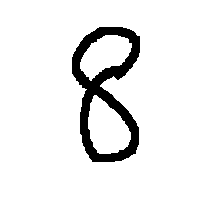
#> input picture Front-end/tmp/img.png, 200 x 200 px, found by its file name
$ jupyter execute --allow-errors 'Digit recognition_SVM.ipynb'   (shell and % lines are left out)   (older library calls are emulated)
#> lines starting #> are read from the running program, lines starting #| are printed output that depends on the picture; after the words box and inside, x2 and y2 are one past the last pixel; in counts of white or black regions, pixels touching at a corner belong together
[cell 1]
import pickle
#> (the rest of this cell did not finish here and is left out)

[cell 2]
import matplotlib.pyplot as plt
from sklearn import datasets, svm, metrics
import numpy as np
import pandas as pd

# digits = datasets.load_digits()
#> (the rest of this cell did not finish here and is left out)

[cell 3]
import pickle
#> (the rest of this cell did not finish here and is left out)

[cell 4]
import matplotlib.pyplot as plt
from PIL import Image, ImageFilter
import cv2
from PIL import Image
import numpy as np

def imageprepare(argv):
    """
    This function returns the pixel values.
    The input is a png file location.
    """
    im = Image.open(argv).convert("RGB")
    im = im.convert("L")

    width = float(im.size[0])
    height = float(im.size[1])
    new_image = Image.new('L', (28, 28), 255)  # creates white canvas of 28x28 pixels

    if width > height:  # check which dimension is bigger
        # Width is bigger. Width becomes 20 pixels.
        nheight = int(round((20.0 / width * height), 0))  # resize height according to ratio width
        if nheight == 0:  # rare case but minimum is 1 pixel
            nheight = 1
            # resize and sharpen
        img = im.resize((20, nheight), Image.ANTIALIAS).filter(ImageFilter.SHARPEN)
        wtop = int(round(((28 - nheight) / 2), 0))  # calculate horizontal position
        new_image.paste(img, (4, wtop))  # paste resized image on white canvas
    else:
        # Height is bigger. Height becomes 20 pixels.
        nwidth = int(round((20.0 / height * width), 0))  # resize width according to ratio height
        if nwidth == 0:  # rare case but minimum is 1 pixel
            nwidth = 1
            # resize and sharpen
        img = im.resize((nwidth, 20), Image.ANTIALIAS).filter(ImageFilter.SHARPEN)
        wleft = int(round(((28 - nwidth) / 2), 0))  # caculate vertical pozition
        new_image.paste(img, (wleft, 4))  # paste resized image on white canvas

    # newImage.save("sample.png

    tv = list(new_image.getdata())  # get pixel values

    # normalize pixels to 0 and 1. 0 is pure white, 1 is pure black.
    tva = [(255 - x) * 1.0 / 255.0 for x in tv]
    return tva


def remove_transparent(path):
    im = Image.open(path).convert("RGBA")
    width = float(im.size[0])
    height = float(im.size[1])
    canvas = Image.new('RGBA', im.size, (255, 255, 255, 255))  # Empty canvas colour (r,g,b,a)
    canvas.paste(im, mask=im)  # Paste the image onto the canvas, using it's alpha channel as mask
    canvas.thumbnail([width, height], Image.ANTIALIAS)
    canvas.save(path, format="PNG")

def convert_image(image_path):
    remove_transparent(image_path)
#> in remove_transparent, im is the input picture: PIL image 200x200 RGBA; mean R, G, B, A 233.4, 233.4, 233.4, 255
#> in remove_transparent, `canvas = Image.new('RGBA', im.size, (255, 255, 255, 255))`: canvas: PIL image 200x200 RGBA; every value is 255
    x = [imageprepare(image_path)]  # file path here
#> in imageprepare, `new_image = Image.new('L', (28, 28), 255)`: new_image: PIL image 28x28 L; every value is 255
#> in imageprepare, `img = im.resize((nwidth, 20), Image.ANTIALIAS).filter(ImageFilter.SHAR..`:
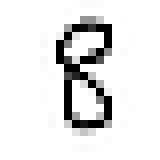
#> img: PIL image 20x20 L (shown 8 times larger); min 0, max 255, mean 229.5
#> in imageprepare, `new_image.paste(img, (wleft, 4))`:
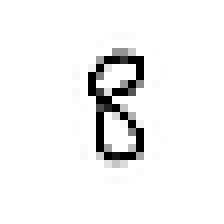
#> new_image: PIL image 28x28 L (shown 8 times larger); min 0, max 255, mean 242
#> in imageprepare, `tv = list(new_image.getdata())`: tv = 784 values, max 255 at index 0, min 0 at index 209, mean 242
#> in imageprepare, `tva = [(255 - x) * 1.0 / 255.0 for x in tv]`: tva = 784 values, max 1 at index 209, min 0 at index 0, mean 0.0511
    # Now we convert 784 sized 1d array to 24x24 sized 2d array so that we can visualize it
    new_arr = [[0 for d in range(28)] for y in range(28)]
    k = 0
    for i in range(28):
        for j in range(28):
            new_arr[i][j] = x[0][k]
            k = k + 1
#> after the loop, k = 784; new_arr = 28 items

    return new_arr

new_img=convert_image('C:/xampp/htdocs/digit_recog/tmp/img.png')
#> new_img = 28 items
plt.subplot(1, 1, 1)
plt.axis('off')
plt.imshow(new_img, cmap=plt.cm.gray_r, interpolation='nearest')
npimg=np.array(new_img)
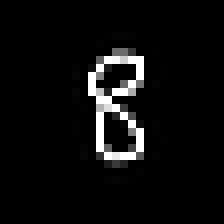
#> npimg: shape (28, 28) float64 (shown 8 times larger); min 0, max 1, mean 0.0511
npimg[npimg>0.1]=1
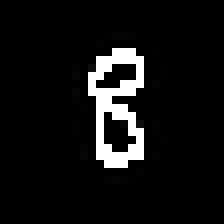
#> npimg: shape (28, 28) float64 (shown 8 times larger); 3.44% of pixels changed, all inside (x1, y1, x2, y2) = (12, 6, 18, 21)
npimg[npimg<=0.1]=0
#> npimg: shape (28, 28) float64; values 0 (black) and 1 (white), 7% white in thin lines or dots, all inside (x1, y1, x2, y2) = (11, 6, 18, 21)
npimg=npimg.reshape(-1,784)
#> (the rest of this cell did not finish here and is left out)
